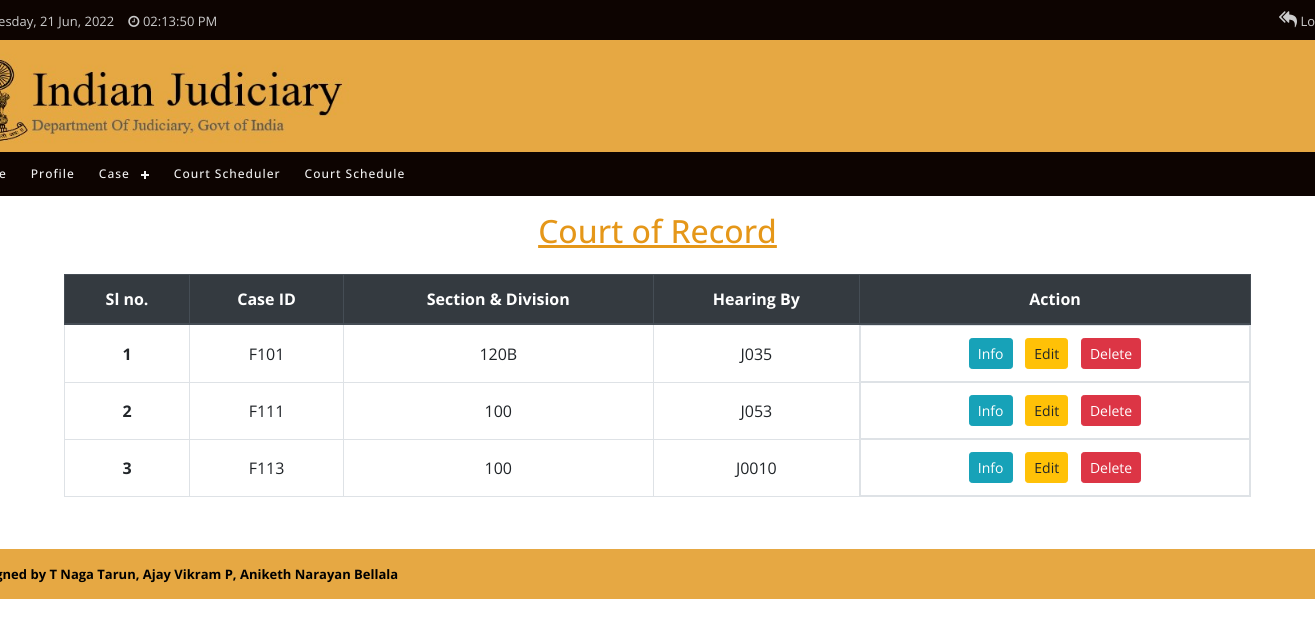
The page /total_case_register.php (signed in) on the database its author committed.
### tables this page shows
CREATE TABLE `CASE_RECORDS` (
  `Case_ID` varchar(255) NOT NULL,
  `Section_Division` varchar(255) NOT NULL,
  `Hearing_By` varchar(255) NOT NULL,
  `Final_Verdict` varchar(255) NOT NULL
);

### total_case_register.php (the view, shortened to what this page needs)
<?php
$user = 'root';
$password = '';
$database = 'INDIAN_JUDICIARY';
$servername = 'localhost';
$mysqli = new mysqli(
    $servername,
    $user,
    $password,
    $database
);
$sql_pending = "SELECT * from case_records where Final_Verdict not like 'Pending';";
$result_pending = $mysqli->query($sql_pending);
?>
<!DOCTYPE html PUBLIC "-//W3C//Dp XHTML 1.0 Transitional//EN" "http://www.w3.org/TR/xhtml1/Dp/xhtml1-transitional.dp">
<html xmlns="http://www.w3.org/1999/xhtml">
<head>
    <link rel="stylesheet" href="https://cdn.jsdelivr.net/npm/bootstrap@4.1.3/dist/css/bootstrap.min.css">
    <link rel="stylesheet" type="text/css" href="css/bootstrap.min.css" />
    <link id="pagestyle" rel="stylesheet" type="text/css" href="css/style.css" />
    <link rel="stylesheet" type="text/css" href="https://stackpath.bootstrapcdn.com/font-awesome/4.7.0/css/font-awesome.min.css" />
    <link rel="stylesheet" href="css/footer.css">
    <link rel="stylesheet" href="css/more_nav.css">
    <link rel="stylesheet" href="navigation/styles.css">
</head>
<body>
    <div class="top-header">
        <div class="container">
            <div class="row">
                <div class="col-md-4 col-12 text-md-left text-center leftmy">
                    <ul class="top_nav1">
                        <li><i class="fa fa-calendar"></i> <span id="datedisplay"></span></li>
                        <li><i class="fa fa-clock-o"></i> <span id="clockDisplay"></span></li>
                    </ul>
                </div>
                <div class="col-md-8 col-12 text-md-right text-center righthd">
                    <ul class="top_nav">
                        <li><a href="logout.php"><i class="fa fa-reply-all"></i> Logout</a></li>
                    </ul>
                </div>
            </div>
        </div>
    </div>
    <div class="header">
        <div class="container">
            <div class="row">
                <div class="logo"><a href="#"><img src="images/embnew.jpg" /></a></div>
                <div class="col-md-6 h_right text-right">
                </div>
            </div>
        </div>
    </div>
    <div id="myheader" class="main_navigation">
    <div class="container">
      <div class="row">
        <div id='cssmenu'>
           <ul>
           <li><a href="judge_welcome1.php">Home</a></li>
            <li><a href="judge_profile.php">Profile</a></li>
            <li class='active'><a href="#">Case</a>
             </li>
            <li><a href="court_schedule_form.php">Court Scheduler</a></li>
            <li><a href="court_schedule_postlogin_judge.php">Court Schedule</a></li>
           </ul>
        </div>
      </div>
    </div>
  </div>
    <div class="content">
        <h3 class="title2">Court of Record</h3>
        <br>
        <table class="table table-hover table-bordered">
            <thead class="thead-dark">
                <tr>
                    <th scope="col">Sl no.</th>
                    <th scope="col">Case ID</th>
                    <th scope="col">Section & Division</th>
                    <th scope="col">Hearing By</th>
                    <th scope="col" class="actions">Action</th>
                </tr>
            </thead>
            <tbody>
                <?php
                $counter = 1;
                while ($rows = $result_pending->fetch_assoc()) {
                ?>
                    <tr>
                        <th scope="row" class="cntr"><?php echo $counter ?></th>
                        <td class="cntr"><?php echo $rows["Case_ID"] ?></td>
                        <td class="cntr"><?php echo $rows["Section_Division"] ?></td>
                        <td class="cntr"><?php echo $rows["Hearing_By"] ?></td>
                        <td scope="row" class="row_flex cntr">
                            <form action="./case_info.php" method="post">
                                <?php echo '
                                <input type="hidden" name="case_id" value=\'' . $rows["Case_ID"] . '\'>
                                <button type="submit" class="btn btn-info btn-sm" name="info" onclick="location.href = \'./case_info.php\';">Info</button>'; ?>
                            </form>
                            <form action="./edit_case.php" method="post">
                                <?php echo '
                                <input type="hidden" name="case_id" value=\'' . $rows["Case_ID"] . '\'>
                                <button type="submit" class="btn btn-warning btn-sm" name="modify_case" onclick="location.href = \'./edit_case.php\';">Edit</button>'; ?>
                            </form>
                            <form action="./delete_case.php" method="post">
                                <?php echo '
                                <input type="hidden" name="case_id" value=\'' . $rows["Case_ID"] . '\'>
                                <button type="submit" class="btn btn-danger btn-sm" name="delete_case" onclick="return confirm(\'Are you sure you want to continue?\');">Delete</button>'; ?>
                            </form>
                        </td>
                    </tr>
                <?php
                    $counter += 1;
                }
                ?>
            </tbody>
        </table>
    </div>
    <div id="sub-footer">
        <div class="container">
            <div class="row">
                <div class="col-md-9">
                    <div class="copyright">
                        <p>
                            <span>Designed by T Naga Tarun, Ajay Vikram P, Aniketh Narayan Bellala</span>
                        </p>
                    </div>
                </div>
            </div>
        </div>
    </div>
</body>
</html>

### css/style.css (style rules this page uses)
body { font-family: 'Open Sans' ; }
.title2 { color:#e59719; font-size:20px; display:inline; cursor:pointer; text-decoration:underline; font-family: 'Open Sans' ; }
.top-header { background:#0d0401; height:40px; line-height:40px; }
ul,li { margin:0px; padding:0px; }
.top_nav1 { list-style:none; }
.top_nav1 li { color:#ccc; font-size:13px; display:inline-block; cursor:pointer; font-family: 'Open Sans' ; }
.top_nav1 li:last-child { padding-left:10px; }
.top_nav { list-style:none; }
.top_nav li { color:#ccc; font-size:13px; display:inline-block; cursor:pointer; padding-left:5px; padding-right:5px; font-family: 'Open Sans' ; }
.top_nav li a { color:#ccc; }
.top_nav li i { font-size:18px; padding-left:10px; }
.header { background:#e6a843; padding:0px; }
.main_navigation { background:#0d0401; z-index:100000; }
.header img { width:80%; }
h1,h2,h3,h4,h5,h6,p,ul,li { margin:0px; padding:0px; }

### css/footer.css (style rules this page uses)
#sub-footer { background: #e6a843; text-shadow: none; color: #5d5d5d; padding: 0; height:50px; line-height:50px; margin: 20px 0 0 0; }
#sub-footer p { margin: 0; padding: 0; color:#000; font-size:13px; font-weight:bold; }
#sub-footer span { color: #000; }
.copyright { text-align: left; font-size: 13px; color: #000; }

### navigation/styles.css (style rules this page uses)
#cssmenu, #cssmenu ul, #cssmenu ul li, #cssmenu ul li a, #cssmenu #menu-button { margin: 0; padding: 2px; border: 0; list-style: none; line-height: 1; display: block; position: relative; -webkit-box-sizing: border-box; -moz-box-sizing: border-box; box-sizing: border-box; font-family: 'Open Sans' ; z-index:97; }
#cssmenu:after, #cssmenu > ul:after { content: "."; display: block; clear: both; visibility: hidden; line-height: 0; height: 0; }
#cssmenu { font-family: 'Oxygen-Regular'; width:100%; }
#cssmenu > ul > li { float: left; }
#cssmenu > ul > li > a { padding: 10px; font-size: 12px; font-weight:500; letter-spacing: 1px; text-decoration: none; color: #f2f2f2; text-transform:capitalize; }
#cssmenu > ul > li.has-sub > a { padding-right: 30px; }
#cssmenu > ul > li.has-sub > a:after { position: absolute; top: 16px; right: 11px; width: 8px; height: 2px; display: block; background: #f2f2f2; content: ''; }
#cssmenu > ul > li.has-sub > a:before { position: absolute; top: 13px; right: 14px; display: block; width: 2px; height: 8px; background: #f2f2f2; content: ''; -webkit-transition: all .25s ease; -moz-transition: all .25s ease; -ms-transition: all .25s ease; -o-transition: all .25s ease; transition: all .25s ease; }

### total_case_register.php (style rules this page uses)
.content { margin: 0; padding: 1rem 4rem; display: flex; flex-direction: column; align-items: center; }
.row_flex { display: flex; flex-direction: row; align-items: center; justify-content: center; }
.title2 { color: #e59719; font-size: 2rem; text-decoration: underline; font-family: 'Open Sans'; }
th, td { text-align: center; white-space: nowrap; }
th.cntr, td.cntr { vertical-align: middle; }
.btn { margin: 0rem 0.4rem; }

### rows shown on the page
case_records: Case_ID "F101", Section_Division "120B", Hearing_By "J035"
case_records: Case_ID "F111", Section_Division "100", Hearing_By "J053"
case_records: Case_ID "F113", Section_Division "100", Hearing_By "J0010"
